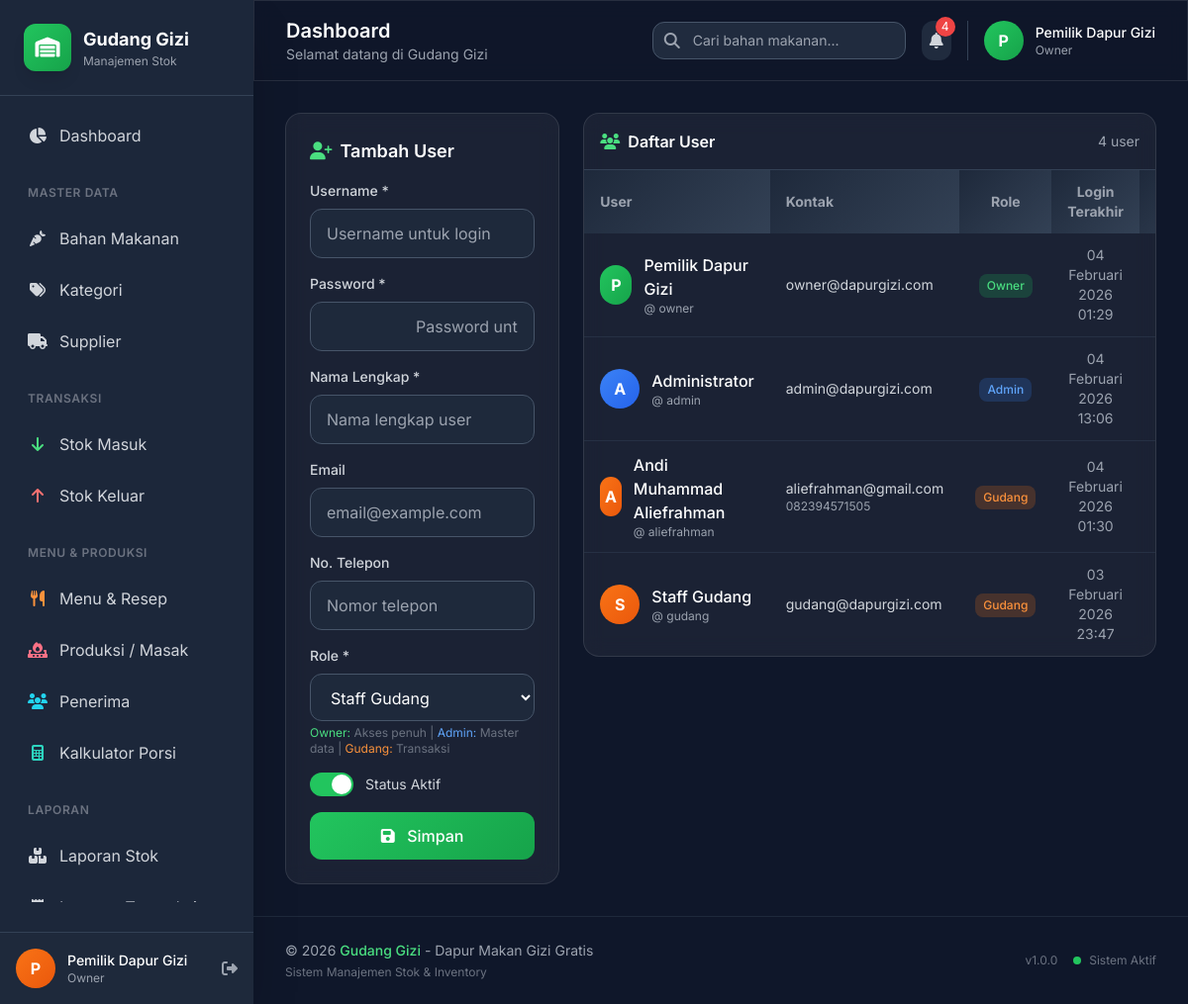
The app's page /modules/master/users.php (signed in) with its own data.
### tables this page shows
CREATE TABLE `users` (
  `id` int(11) NOT NULL AUTO_INCREMENT,
  `username` varchar(50) NOT NULL,
  `password` varchar(255) NOT NULL,
  `nama_lengkap` varchar(100) NOT NULL,
  `role` enum('owner','admin','gudang') NOT NULL DEFAULT 'gudang',
  `email` varchar(100) DEFAULT NULL,
  `phone` varchar(20) DEFAULT NULL,
  `avatar` varchar(255) DEFAULT NULL,
  `is_active` tinyint(1) DEFAULT 1,
  `last_login` datetime DEFAULT NULL,
  `created_at` timestamp NULL DEFAULT current_timestamp(),
  `updated_at` timestamp NULL DEFAULT current_timestamp() ON UPDATE current_timestamp(),
  PRIMARY KEY (`id`),
  UNIQUE KEY `username` (`username`)
);

### config/database.php (called while the page is built, shortened)
<?php
$conn = new mysqli(DB_HOST, DB_USER, DB_PASS);
$conn->query("CREATE DATABASE IF NOT EXISTS " . DB_NAME . " CHARACTER SET utf8mb4 COLLATE utf8mb4_unicode_ci");
$conn->select_db(DB_NAME);
$conn->set_charset("utf8mb4");
function query($sql, $params = [], $types = "")
{
    global $conn;
    if (empty($params)) {
        $result = $conn->query($sql);
        return $result;
    }
    $stmt = $conn->prepare($sql);
    if (!empty($params)) {
        $stmt->bind_param($types, ...$params);
    }
    $stmt->execute();
    $result = $stmt->get_result();
    return $result;
}
function fetchAll($sql, $params = [], $types = "")
{
    $result = query($sql, $params, $types);
    $data = [];
    if ($result && $result->num_rows > 0) {
        while ($row = $result->fetch_assoc()) {
            $data[] = $row;
        }
    }
    return $data;
}
?>

### includes/functions.php (called while the page is built, shortened)
<?php
function formatTanggal($date, $withTime = false)
{
    $bulan = [
        1 => 'Januari',
        'Februari',
        'Maret',
        'April',
        'Mei',
        'Juni',
        'Juli',
        'Agustus',
        'September',
        'Oktober',
        'November',
        'Desember'
    ];
    $timestamp = strtotime($date);
    $hari = date('d', $timestamp);
    $bln = (int) date('m', $timestamp);
    $tahun = date('Y', $timestamp);
    $result = $hari . ' ' . $bulan[$bln] . ' ' . $tahun;
    if ($withTime) {
        $result .= ' ' . date('H:i', $timestamp);
    }
    return $result;
}
function getLatestNotifications($limit = 5)
{
    return fetchAll("SELECT n.*, b.nama as bahan_nama
                     FROM notifikasi n
                     LEFT JOIN bahan_makanan b ON n.bahan_id = b.id
                     ORDER BY n.created_at DESC
                     LIMIT $limit");
}
?>

### modules/master/users.php (the view, shortened to what this page needs)
<?php
require_once __DIR__ . '/../../includes/header.php';
$users = fetchAll("SELECT * FROM users ORDER BY role, nama_lengkap ASC");
$editItem = null;
?>
<div class="grid lg:grid-cols-3 gap-6">
    <div class="lg:col-span-1">
        <div class="glass rounded-2xl p-6 sticky top-24">
            <h3 class="text-lg font-semibold text-white mb-4 flex items-center gap-2">
                <i class="fas fa-<?= $editItem ? 'edit' : 'user-plus' ?> text-primary-400"></i>
                <?= $editItem ? 'Edit User' : 'Tambah User' ?>
            </h3>
            <form method="POST" class="space-y-4">
                <div>
                    <label class="block text-sm font-medium text-gray-300 mb-2">Username *</label>
                    <input type="text" name="username" required
                        class="w-full bg-slate-800 border border-slate-600 rounded-xl px-4 py-3 text-white focus:border-primary-500"
                        value="<?= htmlspecialchars($editItem['username'] ?? '') ?>" placeholder="Username untuk login">
                </div>
                <div>
                    <label class="block text-sm font-medium text-gray-300 mb-2">
                        Password
                        <?= $editItem ? '' : '*' ?>
                    </label>
                    <input type="password" name="password" <?= $editItem ? '' : 'required' ?> class="w-full bg-slate-800 border border-slate-600 rounded-xl px-4 py-3 text-white
                    focus:border-primary-500" placeholder="
                    <?= $editItem ? 'Kosongkan jika tidak ingin mengubah' : 'Password untuk login' ?>">
                </div>
                <div>
                    <label class="block text-sm font-medium text-gray-300 mb-2">Nama Lengkap *</label>
                    <input type="text" name="nama_lengkap" required
                        class="w-full bg-slate-800 border border-slate-600 rounded-xl px-4 py-3 text-white focus:border-primary-500"
                        value="<?= htmlspecialchars($editItem['nama_lengkap'] ?? '') ?>"
                        placeholder="Nama lengkap user">
                </div>
                <div>
                    <label class="block text-sm font-medium text-gray-300 mb-2">Email</label>
                    <input type="email" name="email"
                        class="w-full bg-slate-800 border border-slate-600 rounded-xl px-4 py-3 text-white focus:border-primary-500"
                        value="<?= htmlspecialchars($editItem['email'] ?? '') ?>" placeholder="email@example.com">
                </div>
                <div>
                    <label class="block text-sm font-medium text-gray-300 mb-2">No. Telepon</label>
                    <input type="text" name="phone"
                        class="w-full bg-slate-800 border border-slate-600 rounded-xl px-4 py-3 text-white focus:border-primary-500"
                        value="<?= htmlspecialchars($editItem['phone'] ?? '') ?>" placeholder="Nomor telepon">
                </div>
                <div>
                    <label class="block text-sm font-medium text-gray-300 mb-2">Role *</label>
                    <select name="role" required
                        class="w-full bg-slate-800 border border-slate-600 rounded-xl px-4 py-3 text-white focus:border-primary-500">
                        <option value="gudang" <?= ($editItem['role'] ?? '') === 'gudang' ? 'selected' : '' ?>>Staff
                            Gudang</option>
                    </select>
                    <p class="text-xs text-gray-500 mt-1">
                        <span class="text-primary-400">Owner:</span> Akses penuh |
                        <span class="text-blue-400">Admin:</span> Master data |
                        <span class="text-orange-400">Gudang:</span> Transaksi
                    </p>
                </div>
                <div class="flex items-center gap-3">
                    <label class="relative inline-flex items-center cursor-pointer">
                        <div
                            class="w-11 h-6 bg-slate-700 peer-focus:outline-none rounded-full peer peer-checked:after:translate-x-full peer-checked:after:border-white after:content-[''] after:absolute after:top-[2px] after:left-[2px] after:bg-white after:rounded-full after:h-5 after:w-5 after:transition-all peer-checked:bg-primary-500">
                        </div>
                    </label>
                    <span class="text-sm text-gray-300">Status Aktif</span>
                </div>
                <div class="flex gap-2">
                    <button type="submit" class="flex-1 btn-primary px-4 py-3 rounded-xl text-white font-medium">
                        <i class="fas fa-save mr-2"></i>
                        <?= $editItem ? 'Update' : 'Simpan' ?>
                    </button>
                </div>
            </form>
        </div>
    </div>
    <div class="lg:col-span-2">
        <div class="glass rounded-2xl overflow-hidden">
            <div class="p-4 border-b border-slate-700 flex items-center justify-between">
                <h3 class="font-semibold text-white flex items-center gap-2">
                    <i class="fas fa-users text-primary-400"></i>
                    Daftar User
                </h3>
                <span class="text-sm text-gray-400">
                    <?= count($users) ?> user
                </span>
            </div>
            <div class="overflow-x-auto">
                <table class="w-full table-modern">
                    <thead>
                        <tr class="text-left text-sm text-gray-400">
                            <th class="px-4 py-3">User</th>
                            <th class="px-4 py-3 hidden md:table-cell">Kontak</th>
                            <th class="px-4 py-3 text-center">Role</th>
                            <th class="px-4 py-3 text-center hidden lg:table-cell">Login Terakhir</th>
                            <th class="px-4 py-3 text-center">Status</th>
                        </tr>
                    </thead>
                    <tbody class="divide-y divide-slate-700/50">
                        <?php foreach ($users as $user): ?>
                            <tr class="hover:bg-slate-700/30">
                                <td class="px-4 py-3">
                                    <div class="flex items-center gap-3">
                                        <div class="w-10 h-10 rounded-full flex items-center justify-center font-bold text-white
                                        <?= $user['role'] === 'owner' ? 'bg-gradient-to-br from-primary-500 to-primary-600' :
                                            ($user['role'] === 'admin' ? 'bg-gradient-to-br from-blue-500 to-blue-600' :
                                                'bg-gradient-to-br from-orange-500 to-orange-600') ?>">
                                            <?= strtoupper(substr($user['nama_lengkap'], 0, 1)) ?>
                                        </div>
                                        <div>
                                            <p class="font-medium text-white">
                                                <?= htmlspecialchars($user['nama_lengkap']) ?>
                                            </p>
                                            <p class="text-xs text-gray-400">@
                                                <?= htmlspecialchars($user['username']) ?>
                                            </p>
                                        </div>
                                    </div>
                                </td>
                                <td class="px-4 py-3 hidden md:table-cell text-sm">
                                    <?php if ($user['email']): ?>
                                        <p class="text-gray-300">
                                            <?= htmlspecialchars($user['email']) ?>
                                        </p>
                                    <?php endif; ?>
                                    <?php if ($user['phone']): ?>
                                        <p class="text-gray-400 text-xs">
                                            <?= htmlspecialchars($user['phone']) ?>
                                        </p>
                                    <?php endif; ?>
                                </td>
                                <td class="px-4 py-3 text-center">
                                    <?php
                                    $roleClass = match ($user['role']) {
                                        'owner' => 'bg-primary-500/20 text-primary-400',
                                        'admin' => 'bg-blue-500/20 text-blue-400',
                                        default => 'bg-orange-500/20 text-orange-400'
                                    };
                                    ?>
                                    <span
                                        class="inline-block px-2 py-1 rounded-lg text-xs font-medium capitalize <?= $roleClass ?>">
                                        <?= $user['role'] ?>
                                    </span>
                                </td>
                                <td class="px-4 py-3 text-center hidden lg:table-cell text-sm text-gray-400">
                                    <?= $user['last_login'] ? formatTanggal($user['last_login'], true) : '-' ?>
                                </td>
                                <td class="px-4 py-3 text-center">
                                </td>
                            </tr>
                        <?php endforeach; ?>
                    </tbody>
                </table>
            </div>
        </div>
    </div>
</div>
<?php require_once __DIR__ . '/../../includes/footer.php'; ?>

### includes/header.php (style rules this page uses)
.glass { background: rgba(255, 255, 255, 0.05); backdrop-filter: blur(10px); border: 1px solid rgba(255, 255, 255, 0.1); }
.table-modern th { background: linear-gradient(135deg, #1e293b 0%, #334155 100%); }
.table-modern tbody tr { transition: all 0.2s ease; }
.btn-primary { background: linear-gradient(135deg, #22c55e 0%, #16a34a 100%); transition: all 0.3s ease; }

### records on screen
users: nama_lengkap "P", nama_lengkap "Pemilik Dapur Gizi", username "owner", email "owner@dapurgizi.com", role "Owner", last_login "04 Februari 2026 01:29"
users: nama_lengkap "A", nama_lengkap "Administrator", username "admin", email "admin@dapurgizi.com", role "Admin", last_login "04 Februari 2026 13:06"
users: nama_lengkap "A", nama_lengkap "Andi Muhammad Aliefrahman", username "aliefrahman", email "aliefrahman@gmail.com", phone "082394571505", role "Gudang", last_login "04 Februari 2026 01:30"
users: nama_lengkap "S", nama_lengkap "Staff Gudang", username "gudang", email "gudang@dapurgizi.com", role "Gudang", last_login "03 Februari 2026 23:47"

### other values on screen
substr($currentUser['nama_lengkap'], 0, 1) "P"
$currentUser['nama_lengkap'] "Pemilik Dapur Gizi"
$currentUser['role'] "Owner"
$unreadNotifications "4"
count($users) "4"
